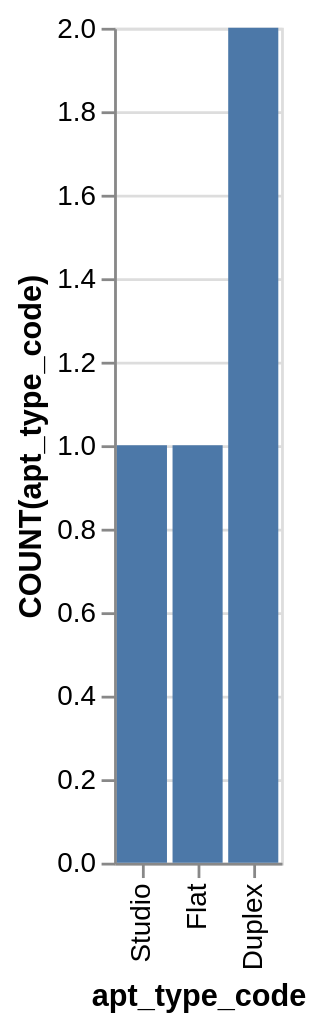

Here is the Vega-Lite specification saved for this chart:
### Vega-Lite specification from a JSON file in a GitHub repository (floating-point values rounded to 4 significant figures)
{"data": {"values": [{"x_data": "Studio", "y_data": 1}, {"x_data": "Flat", "y_data": 1}, {"x_data": "Duplex", "y_data": 2}]}, "mark": "bar", "encoding": {"x": {"field": "x_data", "type": "nominal", "title": "apt_type_code", "sort": "descending"}, "y": {"field": "y_data", "type": "quantitative", "title": "COUNT(apt_type_code)"}}}
